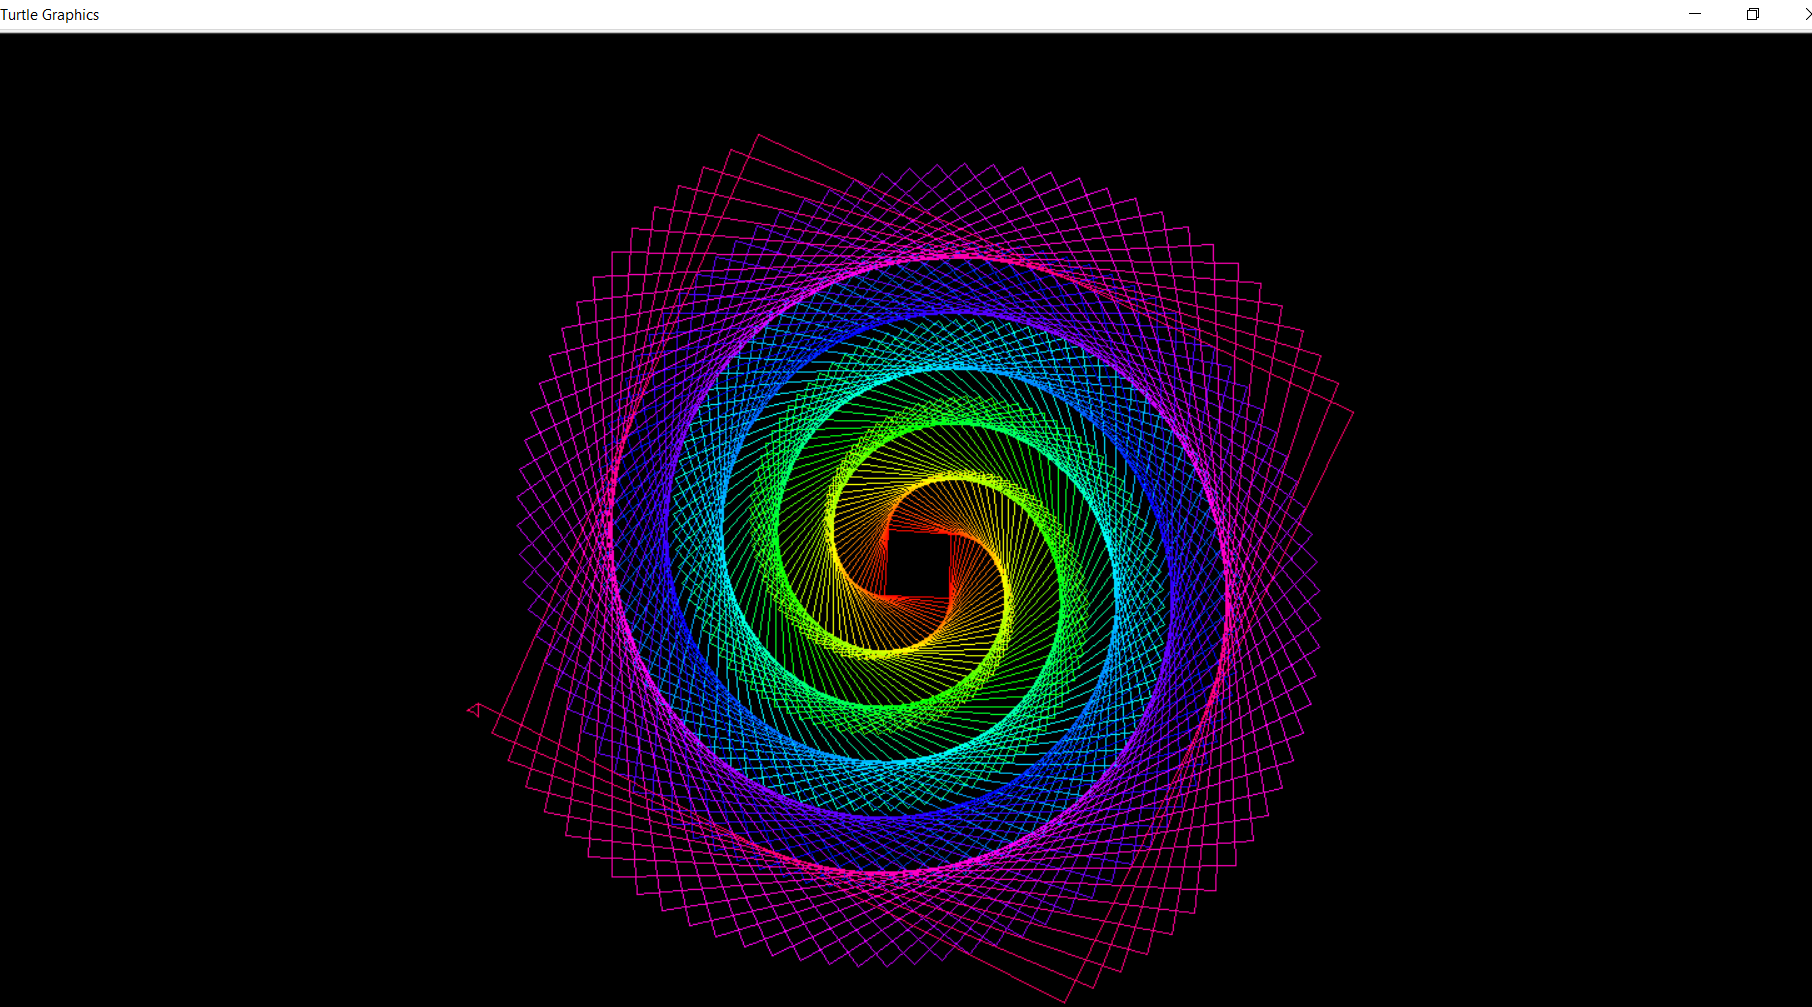

Reproduce this figure in Python.
from turtle import *
speed(30)
bgcolor('black')
r,g,b = 255,0,0
for i in range(255*2):
    colormode(255)
    if i<255//3:
        g+=3
    elif i<255*2//3:
        r-=3
    elif i<255:
        b+=3
    elif i<255*4//3:
        g-=3
    elif i<255*5//3:
        r+=3
    else:
        b-=3
    fd(50+i)
    rt(91)
    pencolor(r,g,b)
